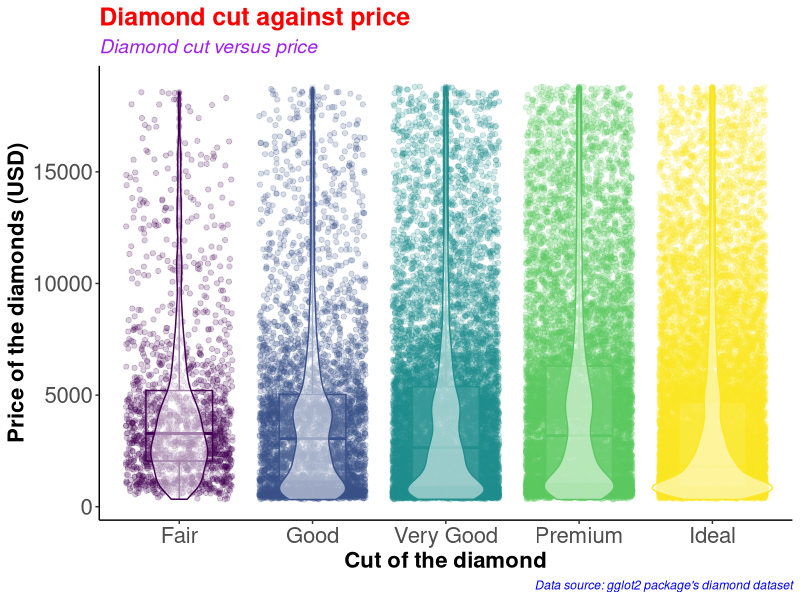
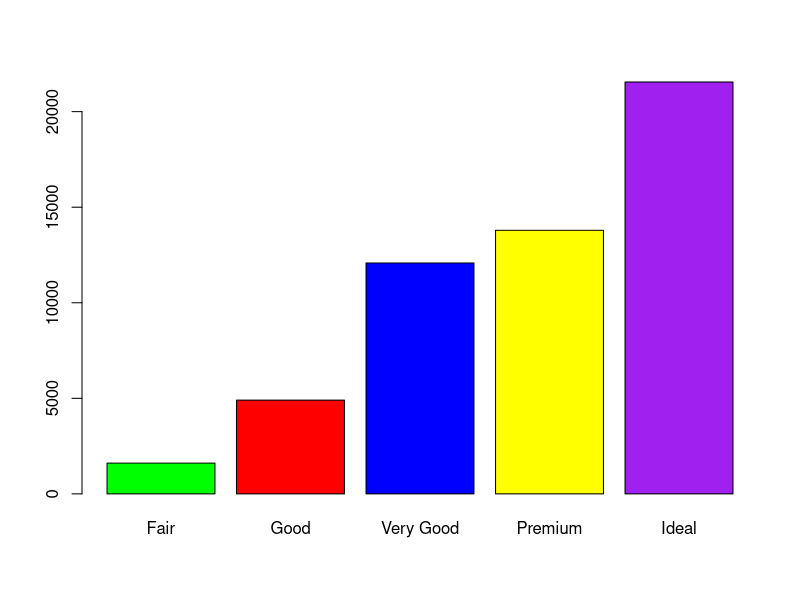
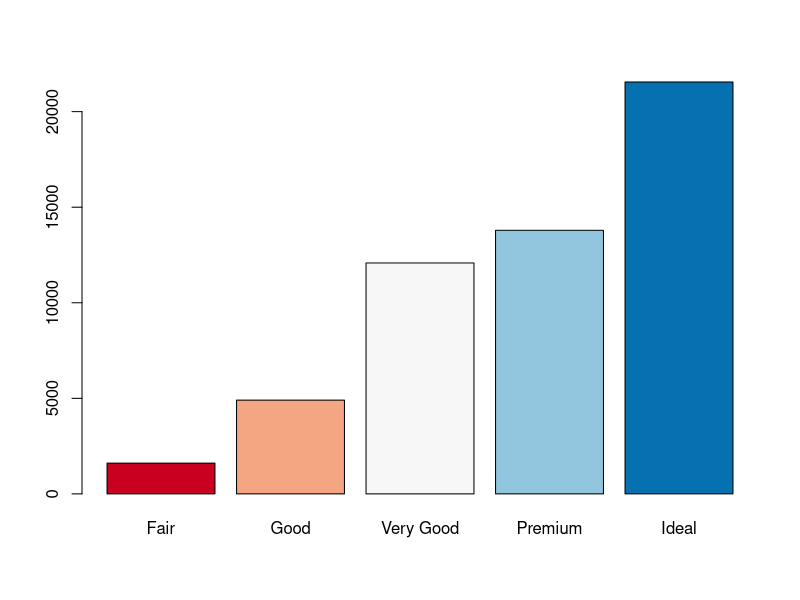
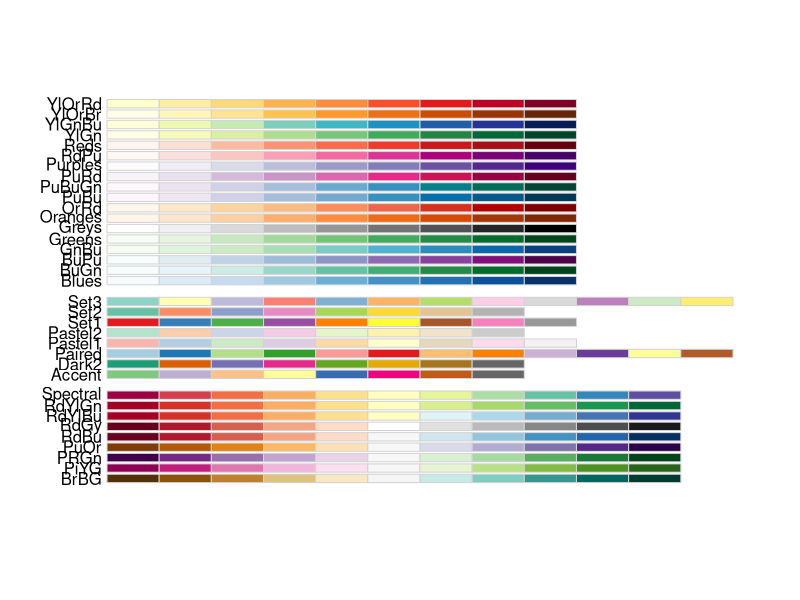
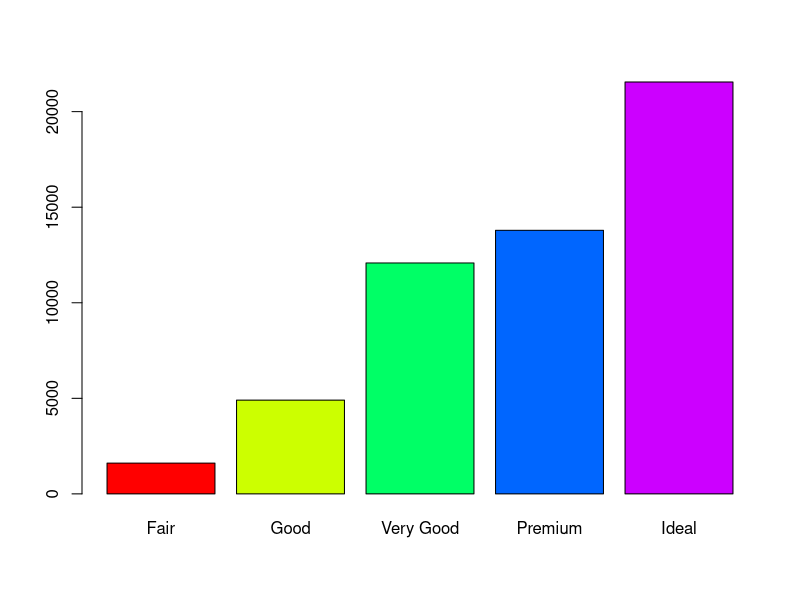
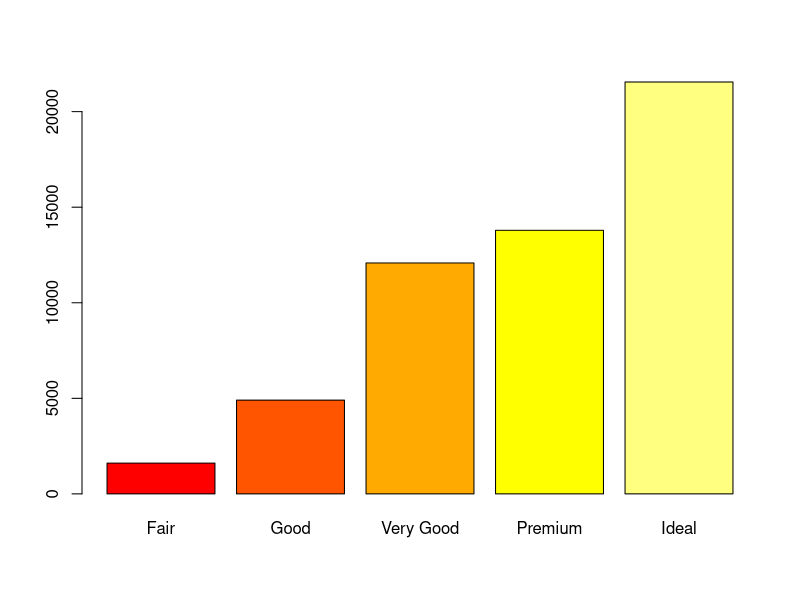
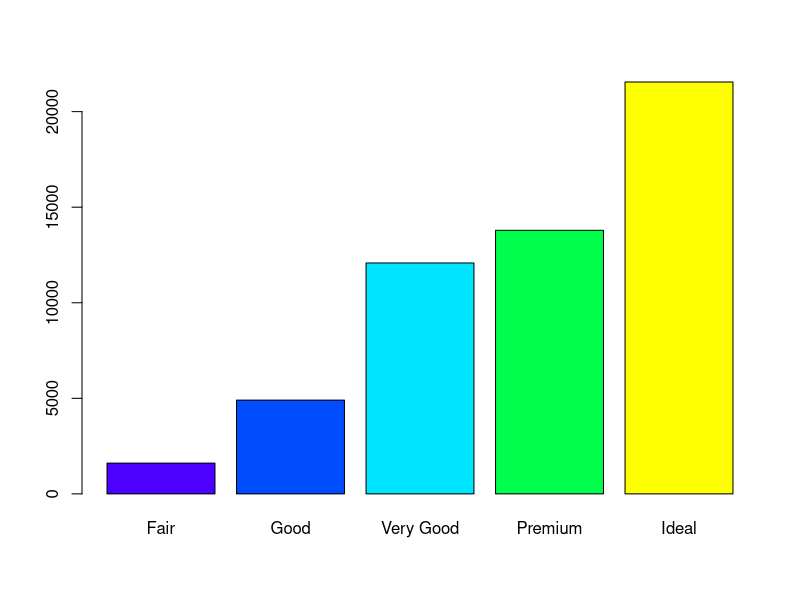
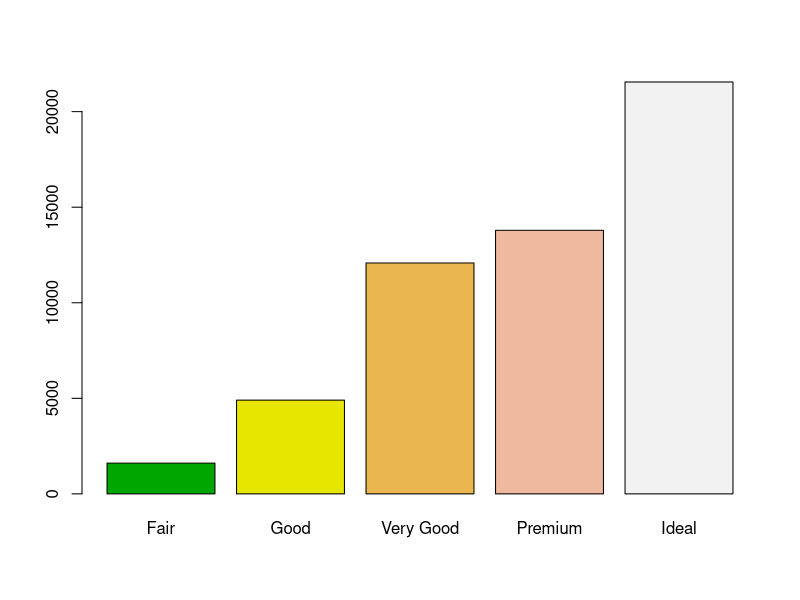

The R script that drew these images, in order:
#########################################
# Name: Wyclife Agumba Oluoch           #   
# E-mail: wyclifeoluoch@gmail.com       #
# GitHub: https://github.com/Wycology   #
# Task: Boxplot and violin plots in one #
# Date: 4th Jan 2021                    #
# Last edited: 14th Feb 2021            #
#########################################

# Loading the necessary libraries
library(tidyverse)
library(RColorBrewer)

diamonds_df <- diamonds # Cloning the diamonds data to a new object

diamonds_df %>% # Picking the data
  ggplot(aes(x = cut, y = price, color = cut)) + # Adding the mapping variables
  geom_point(position = "jitter", alpha = 0.2) + # Adding jitter and alpha
  geom_boxplot(alpha = 0.1, width = 0.5) + # Modifying dimensions of the boxplot 
  geom_violin(alpha = 0.5) + # Adding violin plot on top of the box and jitter
  theme_classic() + # Adding my preferred theme for publication.
  theme(legend.position = "none") + # Removing the legend; it is on the x-axis
  labs(x = "Cut of the diamond", # Having the best labels on the plot.
       y = "Price of the diamonds (USD)",
       title = "Diamond cut against price", # Setting titble of the plot
       subtitle = "Diamond cut versus price",
       caption = "Data source: gglot2 package's diamond dataset") +
  theme(axis.text=element_text(size=16),
        axis.title=element_text(size=16,face="bold")) +
  theme(plot.title = element_text(color = 'red', size = 18, face = 'bold'),
        plot.subtitle = element_text(color = 'purple', size = 14, face = 'italic'),
        plot.caption = element_text(color = 'blue', face = 'italic'))

diamonds %>% 
  filter(cut == 'Very Good') %>% 
  nrow()

diamonds %>% 
  select(cut) %>% 
  table() %>% 
  barplot(col = c('green', 'red', 'blue', 'yellow', 'purple'))

# Instead of specifying the colors, we can simply use the color brewer panel 

diamonds %>% 
  select(cut) %>% 
  table() %>% 
  barplot(col = brewer.pal(n = 5, name = "RdBu"))
# To display more brewer colors options to use, run the following function:

display.brewer.all()

# Can also use rainbow colors

diamonds %>% 
  select(cut) %>% 
  table() %>% 
  barplot(col = rainbow(5))

# Can also use heat.colors
diamonds %>% 
  select(cut) %>% 
  table() %>% 
  barplot(col = heat.colors(5))

# Can also use topographic colors

diamonds %>% 
  select(cut) %>% 
  table() %>% 
  barplot(col = topo.colors(5))

# Can also use terrain colors
diamonds %>% 
  select(cut) %>% 
  table() %>% 
  barplot(col = terrain.colors(5))

# Can also use cm.colors
diamonds %>% 
  select(cut) %>% 
  table() %>% 
  barplot(col = cm.colors(5))

?getData
# That is awesome. Good for the day.
